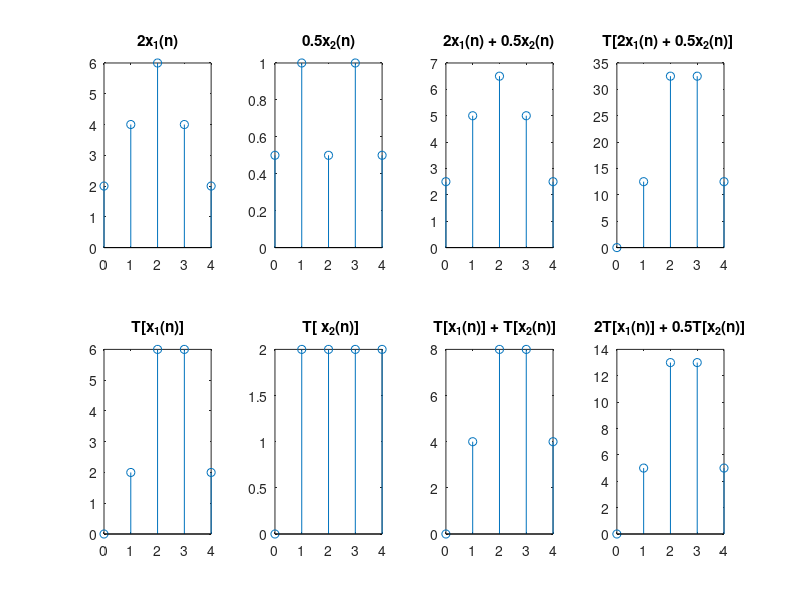
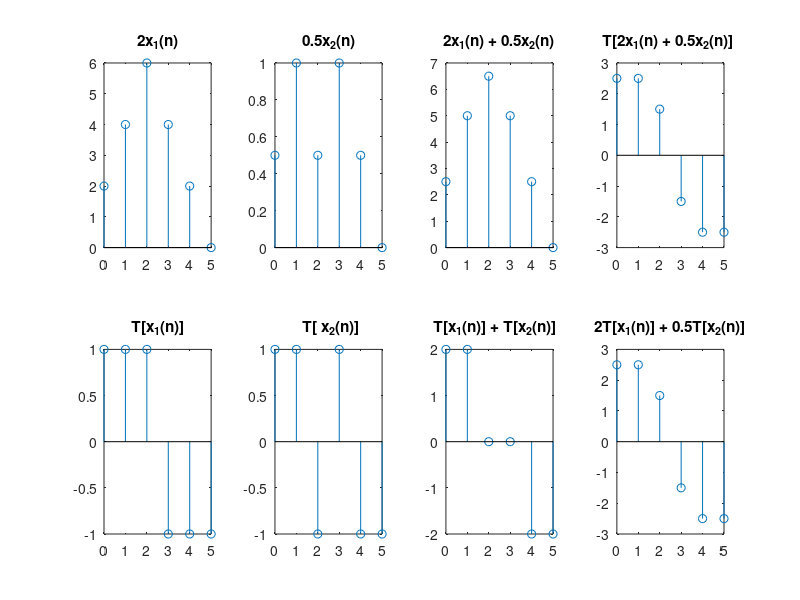

MATLAB code to generate these figures, in order:
% Tecnologico de Costa Rica
% EL5805 Digital Signal Processing
% Author: Ronald Rios Pineda
% Octave 7.2.0 on macOS Ventura 13.0.1
% Lab 04
% Description: Discrete-time linear systems y(n) = nx(n)

addpath(pwd)

function [n,y] = system1(n,x)
    y = [x,0].*[0,x]; % y(n) = x(n)*x(n-1)
    n = [n,n(end)+1];
end

function [n,y] = system2(n,x)
    y = [x,0] - [0,x]; % y(n) = x(n) - x(n-1)
    n = [n,n(end)+1];
end

function my_plot(n,x,i,s)
    t = ['         2x_1(n)         '; '        0.5x_2(n)        '; 
         '   2x_1(n) + 0.5x_2(n)   '; ' T[2x_1(n) + 0.5x_2(n)]  '; 
         '        T[x_1(n)]        '; '        T[ x_2(n)]       ';
         ' T[x_1(n)] + T[x_2(n)]   '; '2T[x_1(n)] + 0.5T[x_2(n)]'];
    subplot(2,4,i)
    stem(n,x)
    title(t(i,:))
    xlim([0 s])   
end

% Input
x = [[1 2 3 2 1];[1 2 1 2 1]];
n = [0:5];

y = zeros(8,6);
y(1,:) = 2*[x(1,:),0];
y(2,:) = 1/2*[x(2,:),0];
y(3,:) = y(1,:) + y(2,:);
[~,y(4,:)] = system1(n(1:end-1),y(3,1:end-1));
[~,y(5,:)] = system1(n(1:end-1),x(1,:));
[~,y(6,:)] = system1(n(1:end-1),x(2,:));
y(7,:) = y(5,:) + y(6,:); 
y(8,:) = 2*y(5,:) + 1/2*y(6,:); 

fig1 = figure('name','Linear analysis with y(n)=x(n)*x(n-1)');
clf;
for i=1:8
    my_plot(n,y(i,:),i,4)   
end

y = zeros(6,6);
y(1,:) = 2*[x(1,:),0];
y(2,:) = 1/2*[x(2,:),0];
y(3,:) = y(1,:) + y(2,:);
[~,y(4,:)] = system2(n(1:end-1),y(3,1:end-1));
[~,y(5,:)] = system2(n(1:end-1),x(1,:));
[~,y(6,:)] = system2(n(1:end-1),x(2,:));
y(7,:) = y(5,:) + y(6,:); 
y(8,:) = 2*y(5,:) + 1/2*y(6,:); 

fig2 = figure('name','Linear analysis with y(n)=x(n)-x(n-1)');
clf;
for i=1:8
    my_plot(n,y(i,:),i,5)   
end

